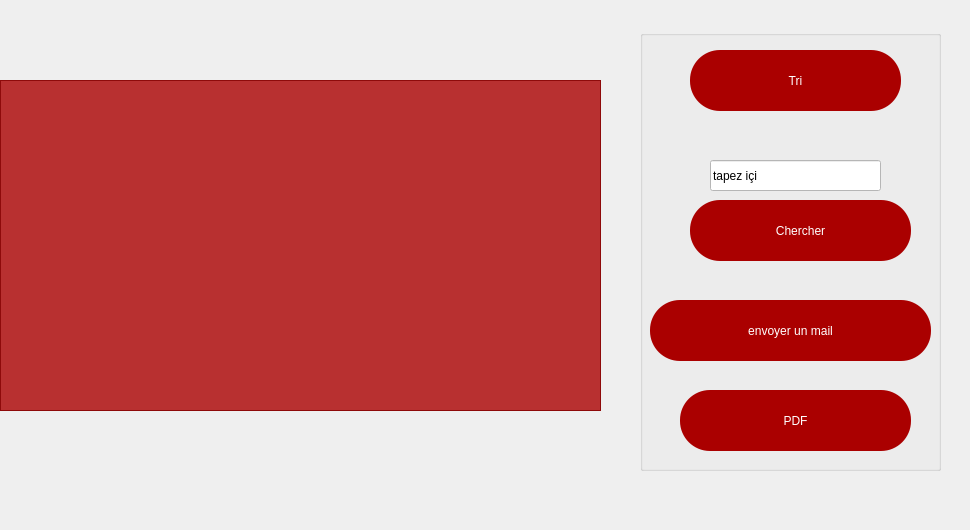
     <widget class="QWidget" name="tab_4">
      <attribute name="title">
       <string>Afficher</string>
      </attribute>
      <widget class="QLabel" name="label_12">
       <property name="geometry">
        <rect>
         <x>0</x>
         <y>-10</y>
         <width>961</width>
         <height>521</height>
        </rect>
       </property>
       <property name="styleSheet">
        <string notr="true">background-image: url(:/img/rs/ajoutempback.jpg);</string>
       </property>
       <property name="text">
        <string/>
       </property>
      </widget>
      <widget class="QTableView" name="produit_2">
       <property name="enabled">
        <bool>true</bool>
       </property>
       <property name="geometry">
        <rect>
         <x>0</x>
         <y>80</y>
         <width>601</width>
         <height>331</height>
        </rect>
       </property>
       <property name="styleSheet">
        <string notr="true">background-color: rgb(170, 0, 0,80%);
font: 16pt &quot;MS Shell Dlg 2&quot;;
</string>
       </property>
      </widget>
      <widget class="QGroupBox" name="groupBox_2">
       <property name="geometry">
        <rect>
         <x>640</x>
         <y>30</y>
         <width>301</width>
         <height>441</height>
        </rect>
       </property>
       <property name="title">
        <string/>
       </property>
       <widget class="QPushButton" name="pushButton_2">
        <property name="geometry">
         <rect>
          <x>10</x>
          <y>270</y>
          <width>281</width>
          <height>61</height>
         </rect>
        </property>
        <property name="styleSheet">
         <string notr="true">font: 16pt &quot;MS Shell Dlg 2&quot;;
color: rgb(255, 255, 255);
background-color: rgb(170, 0, 0);
border-radius: 30px;</string>
        </property>
        <property name="text">
         <string>envoyer un mail</string>
        </property>
        <property name="icon">
         <iconset resource="rs.qrc">
          <normaloff>:/img/rs/mailing.png</normaloff>:/img/rs/mailing.png</iconset>
        </property>
        <property name="iconSize">
         <size>
          <width>60</width>
          <height>60</height>
         </size>
        </property>
       </widget>
       <widget class="QPushButton" name="cherchep">
        <property name="geometry">
         <rect>
          <x>50</x>
          <y>170</y>
          <width>221</width>
          <height>61</height>
         </rect>
        </property>
        <property name="styleSheet">
         <string notr="true">font: 16pt &quot;MS Shell Dlg 2&quot;;
color: rgb(255, 255, 255);
background-color: rgb(170, 0, 0);
border-radius: 30px;</string>
        </property>
        <property name="text">
         <string>Chercher</string>
        </property>
        <property name="icon">
         <iconset resource="rs.qrc">
          <normaloff>:/img/rs/search.png</normaloff>:/img/rs/search.png</iconset>
        </property>
        <property name="iconSize">
         <size>
          <width>60</width>
          <height>60</height>
         </size>
        </property>
       </widget>
       <widget class="QLineEdit" name="cherchp">
        <property name="geometry">
         <rect>
          <x>70</x>
          <y>130</y>
          <width>171</width>
          <height>31</height>
         </rect>
        </property>
        <property name="styleSheet">
         <string notr="true">background-color: rgb(255, 255, 255);
font: 10pt &quot;MS Shell Dlg 2&quot;;
color: rgb(0, 0, 0);</string>
        </property>
        <property name="inputMask">
         <string/>
        </property>
        <property name="text">
         <string>tapez içi</string>
        </property>
       </widget>
       <widget class="QPushButton" name="trie">
        <property name="geometry">
         <rect>
          <x>50</x>
          <y>20</y>
          <width>211</width>
          <height>61</height>
         </rect>
        </property>
        <property name="styleSheet">
         <string notr="true">font: 16pt &quot;MS Shell Dlg 2&quot;;
color: rgb(255, 255, 255);
background-color: rgb(170, 0, 0);
border-radius: 30px;</string>
        </property>
        <property name="text">
         <string>Tri</string>
        </property>
        <property name="icon">
         <iconset resource="rs.qrc">
          <normaloff>:/img/rs/trie.png</normaloff>:/img/rs/trie.png</iconset>
        </property>
        <property name="iconSize">
         <size>
          <width>60</width>
          <height>60</height>
         </size>
        </property>
       </widget>
       <widget class="QPushButton" name="pushButton">
        <property name="geometry">
         <rect>
          <x>40</x>
          <y>360</y>
          <width>231</width>
          <height>61</height>
         </rect>
        </property>
        <property name="styleSheet">
         <string notr="true">font: 16pt &quot;MS Shell Dlg 2&quot;;
color: rgb(255, 255, 255);
background-color: rgb(170, 0, 0);
border-radius: 30px;</string>
        </property>
        <property name="text">
         <string>PDF</string>
        </property>
        <property name="icon">
         <iconset resource="rs.qrc">
          <normaloff>:/img/rs/update.png</normaloff>:/img/rs/update.png</iconset>
        </property>
        <property name="iconSize">
         <size>
          <width>50</width>
          <height>50</height>
         </size>
        </property>
       </widget>
      </widget>
     </widget>
